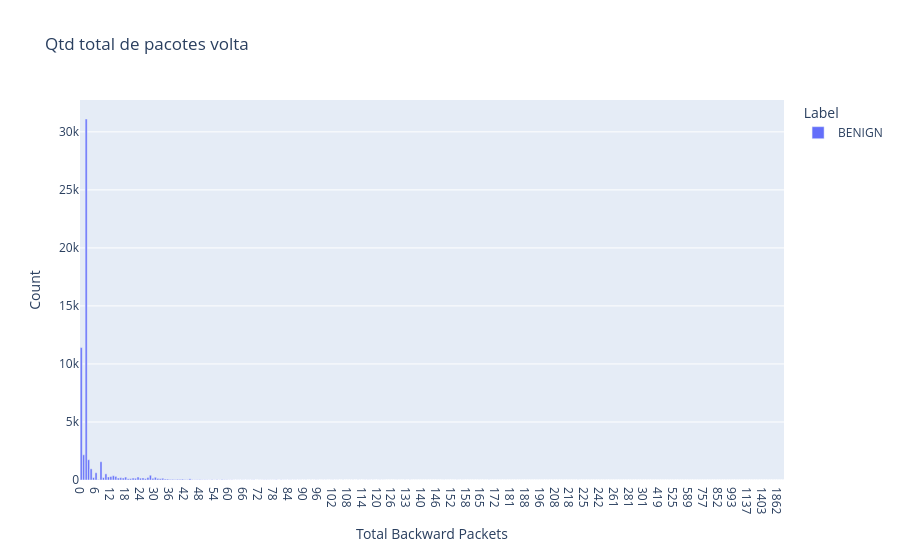

Source (notebook cell):
### Code cell
# Gráfico da base completa

make_graph(3, df, columns[10], "Count", (20,6), "Qtd total de pacotes volta", 0,3000)

### Figure 1 — Plotly figure (JSON) as saved in the notebook; plotly's stock layout.template omitted (floating-point values rounded to 4 significant figures; data arrays with more than 128 entries replaced by an {"elided": "..."} marker saying what was removed)
{"data": [{"alignmentgroup": "True", "hovertemplate": " Label=BENIGN<br> Total Backward Packets=%{x}<br>Count=%{y}<extra></extra>", "legendgroup": "BENIGN", "marker": {"color": "#636efa", "pattern": {"shape": ""}}, "name": "BENIGN", "offsetgroup": "BENIGN", "orientation": "v", "showlegend": true, "textposition": "auto", "type": "bar", "x": {"elided": "285 str values"}, "xaxis": "x", "y": {"elided": "285 int values"}, "yaxis": "y"}], "layout": {"barmode": "relative", "legend": {"title": {"text": " Label"}, "tracegroupgap": 0}, "title": {"text": "Qtd total de pacotes volta"}, "xaxis": {"anchor": "y", "domain": [0, 1], "title": {"text": " Total Backward Packets"}}, "yaxis": {"anchor": "x", "domain": [0, 1], "title": {"text": "Count"}}}}
